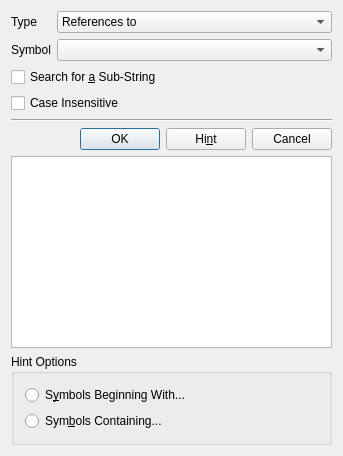
<?xml version="1.0" encoding="UTF-8"?>
<ui version="4.0">
 <class>SymbolLayout</class>
 <widget class="QDialog" name="SymbolLayout">
  <property name="geometry">
   <rect>
    <x>0</x>
    <y>0</y>
    <width>343</width>
    <height>456</height>
   </rect>
  </property>
  <property name="windowTitle">
   <string>KScope Query</string>
  </property>
  <layout class="QVBoxLayout">
   <item>
    <layout class="QHBoxLayout">
     <item>
      <layout class="QVBoxLayout">
       <item>
        <widget class="QLabel" name="textLabel1">
         <property name="sizePolicy">
          <sizepolicy hsizetype="Preferred" vsizetype="Preferred">
           <horstretch>0</horstretch>
           <verstretch>0</verstretch>
          </sizepolicy>
         </property>
         <property name="text">
          <string>Type</string>
         </property>
         <property name="wordWrap">
          <bool>false</bool>
         </property>
        </widget>
       </item>
       <item>
        <widget class="QLabel" name="textLabel2">
         <property name="sizePolicy">
          <sizepolicy hsizetype="Preferred" vsizetype="Preferred">
           <horstretch>0</horstretch>
           <verstretch>0</verstretch>
          </sizepolicy>
         </property>
         <property name="text">
          <string>Symbol</string>
         </property>
         <property name="wordWrap">
          <bool>false</bool>
         </property>
        </widget>
       </item>
      </layout>
     </item>
     <item>
      <layout class="QVBoxLayout">
       <item>
        <widget class="QComboBox" name="m_pTypeCombo">
         <property name="sizePolicy">
          <sizepolicy hsizetype="Expanding" vsizetype="Fixed">
           <horstretch>0</horstretch>
           <verstretch>0</verstretch>
          </sizepolicy>
         </property>
         <item>
          <property name="text">
           <string>References to</string>
          </property>
         </item>
         <item>
          <property name="text">
           <string>Definition of</string>
          </property>
         </item>
         <item>
          <property name="text">
           <string>Functions called by</string>
          </property>
         </item>
         <item>
          <property name="text">
           <string>Functions calling</string>
          </property>
         </item>
         <item>
          <property name="text">
           <string>Find text</string>
          </property>
         </item>
         <item>
          <property name="text">
           <string>Find EGrep pattern</string>
          </property>
         </item>
         <item>
          <property name="text">
           <string>Find file</string>
          </property>
         </item>
         <item>
          <property name="text">
           <string>Files #including</string>
          </property>
         </item>
         <item>
          <property name="text">
           <string>Call graph for</string>
          </property>
         </item>
        </widget>
       </item>
       <item>
        <widget class="KHistoryComboBox" name="m_pSymbolHC">
         <property name="sizePolicy">
          <sizepolicy hsizetype="Expanding" vsizetype="Fixed">
           <horstretch>0</horstretch>
           <verstretch>0</verstretch>
          </sizepolicy>
         </property>
         <property name="duplicatesEnabled">
          <bool>false</bool>
         </property>
        </widget>
       </item>
      </layout>
     </item>
    </layout>
   </item>
   <item>
    <widget class="QCheckBox" name="m_pSubStringCheck">
     <property name="text">
      <string>Search for &amp;a Sub-String</string>
     </property>
     <property name="shortcut">
      <string>Alt+A</string>
     </property>
    </widget>
   </item>
   <item>
    <widget class="QCheckBox" name="m_pCaseCheck">
     <property name="text">
      <string>Case Insensitive</string>
     </property>
    </widget>
   </item>
   <item>
    <widget class="Line" name="line2">
     <property name="frameShape">
      <enum>QFrame::HLine</enum>
     </property>
     <property name="frameShadow">
      <enum>QFrame::Sunken</enum>
     </property>
    </widget>
   </item>
   <item>
    <layout class="QHBoxLayout">
     <item>
      <spacer name="spacer2">
       <property name="orientation">
        <enum>Qt::Horizontal</enum>
       </property>
       <property name="sizeType">
        <enum>QSizePolicy::Expanding</enum>
       </property>
       <property name="sizeHint" stdset="0">
        <size>
         <width>71</width>
         <height>21</height>
        </size>
       </property>
      </spacer>
     </item>
     <item>
      <widget class="QPushButton" name="m_pOKButton">
       <property name="text">
        <string>OK</string>
       </property>
      </widget>
     </item>
     <item>
      <widget class="QPushButton" name="m_pHintButton">
       <property name="text">
        <string>Hi&amp;nt</string>
       </property>
      </widget>
     </item>
     <item>
      <widget class="QPushButton" name="m_pCancelButton">
       <property name="text">
        <string>Cancel</string>
       </property>
      </widget>
     </item>
    </layout>
   </item>
   <item>
    <widget class="QTableWidget" name="m_pHintList"/>
   </item>
   <item>
    <widget class="Q3ButtonGroup" name="m_pHintGroup">
     <property name="title">
      <string>Hint Options</string>
     </property>
     <layout class="QVBoxLayout">
      <item>
       <widget class="QRadioButton" name="m_pBeginWithRadio">
        <property name="text">
         <string>S&amp;ymbols Beginning With...</string>
        </property>
       </widget>
      </item>
      <item>
       <widget class="QRadioButton" name="m_pContainRadio">
        <property name="text">
         <string>Sym&amp;bols Containing...</string>
        </property>
       </widget>
      </item>
     </layout>
    </widget>
   </item>
  </layout>
 </widget>
 <layoutdefault spacing="6" margin="11"/>
 <pixmapfunction>qPixmapFromMimeSource</pixmapfunction>
 <customwidgets>
  <customwidget>
   <class>KComboBox</class>
   <extends>QComboBox</extends>
   <header>kcombobox.h</header>
  </customwidget>
  <customwidget>
   <class>KHistoryComboBox</class>
   <extends>KComboBox</extends>
   <header>khistorycombobox.h</header>
  </customwidget>
  <customwidget>
   <class>Q3GroupBox</class>
   <extends>QGroupBox</extends>
   <header>Qt3Support/Q3GroupBox</header>
   <container>1</container>
  </customwidget>
  <customwidget>
   <class>Q3ButtonGroup</class>
   <extends>Q3GroupBox</extends>
   <header>Qt3Support/Q3ButtonGroup</header>
   <container>1</container>
  </customwidget>
 </customwidgets>
 <tabstops>
  <tabstop>m_pSymbolHC</tabstop>
  <tabstop>m_pTypeCombo</tabstop>
  <tabstop>m_pSubStringCheck</tabstop>
  <tabstop>m_pOKButton</tabstop>
  <tabstop>m_pHintButton</tabstop>
  <tabstop>m_pCancelButton</tabstop>
  <tabstop>m_pHintList</tabstop>
  <tabstop>m_pBeginWithRadio</tabstop>
  <tabstop>m_pContainRadio</tabstop>
 </tabstops>
 <includes>
  <include location="local">kcombobox.h</include>
  <include location="local">klineedit.h</include>
 </includes>
 <resources/>
 <connections/>
</ui>
